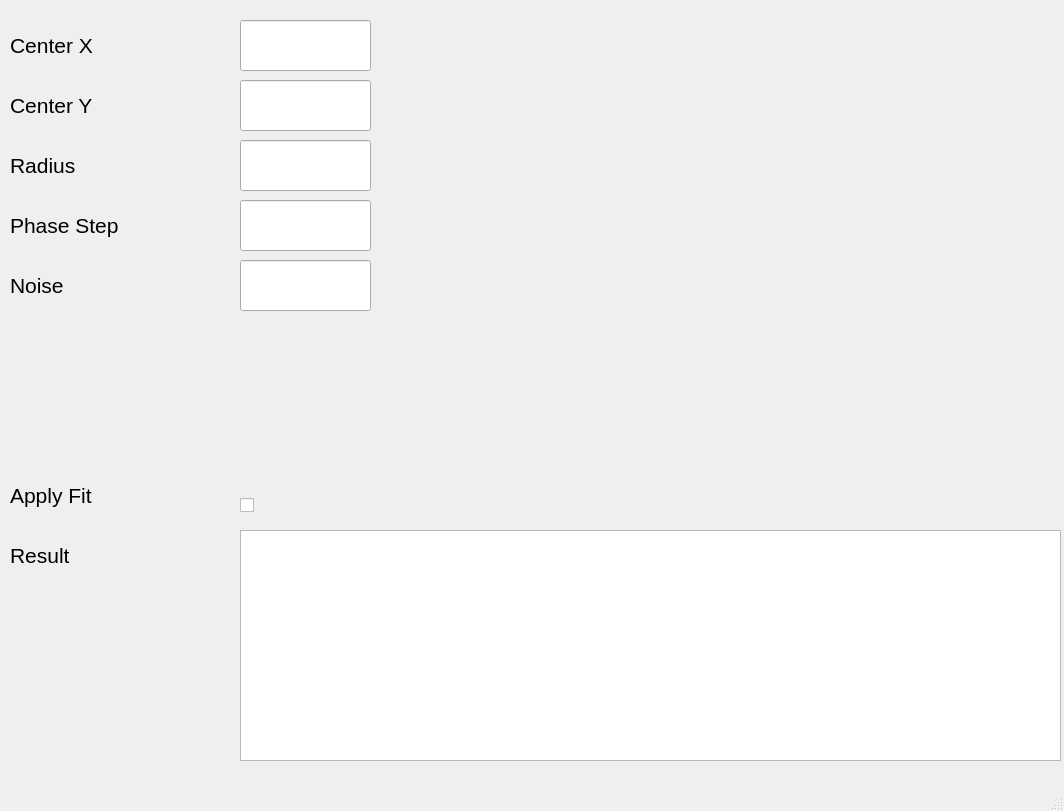
<?xml version="1.0" encoding="UTF-8"?>
<ui version="4.0">
 <class>mainwindow</class>
 <widget class="QMainWindow" name="mainwindow">
  <property name="geometry">
   <rect>
    <x>0</x>
    <y>0</y>
    <width>1064</width>
    <height>811</height>
   </rect>
  </property>
  <property name="windowTitle">
   <string>MainWindow</string>
  </property>
  <widget class="QWidget" name="centralwidget">
   <widget class="QLabel" name="label">
    <property name="geometry">
     <rect>
      <x>10</x>
      <y>20</y>
      <width>221</width>
      <height>51</height>
     </rect>
    </property>
    <property name="font">
     <font>
      <pointsize>16</pointsize>
     </font>
    </property>
    <property name="text">
     <string>Center X</string>
    </property>
   </widget>
   <widget class="QLabel" name="label_2">
    <property name="geometry">
     <rect>
      <x>10</x>
      <y>80</y>
      <width>221</width>
      <height>51</height>
     </rect>
    </property>
    <property name="font">
     <font>
      <pointsize>16</pointsize>
     </font>
    </property>
    <property name="text">
     <string>Center Y</string>
    </property>
   </widget>
   <widget class="QLabel" name="label_3">
    <property name="geometry">
     <rect>
      <x>10</x>
      <y>140</y>
      <width>221</width>
      <height>51</height>
     </rect>
    </property>
    <property name="font">
     <font>
      <pointsize>16</pointsize>
     </font>
    </property>
    <property name="text">
     <string>Radius</string>
    </property>
   </widget>
   <widget class="QLabel" name="label_4">
    <property name="geometry">
     <rect>
      <x>10</x>
      <y>260</y>
      <width>221</width>
      <height>51</height>
     </rect>
    </property>
    <property name="font">
     <font>
      <pointsize>16</pointsize>
     </font>
    </property>
    <property name="text">
     <string>Noise</string>
    </property>
   </widget>
   <widget class="QLabel" name="label_5">
    <property name="geometry">
     <rect>
      <x>10</x>
      <y>200</y>
      <width>221</width>
      <height>51</height>
     </rect>
    </property>
    <property name="font">
     <font>
      <pointsize>16</pointsize>
     </font>
    </property>
    <property name="text">
     <string>Phase Step</string>
    </property>
   </widget>
   <widget class="QLineEdit" name="xc">
    <property name="geometry">
     <rect>
      <x>240</x>
      <y>20</y>
      <width>131</width>
      <height>51</height>
     </rect>
    </property>
    <property name="font">
     <font>
      <pointsize>16</pointsize>
     </font>
    </property>
   </widget>
   <widget class="QLineEdit" name="yc">
    <property name="geometry">
     <rect>
      <x>240</x>
      <y>80</y>
      <width>131</width>
      <height>51</height>
     </rect>
    </property>
    <property name="font">
     <font>
      <pointsize>16</pointsize>
     </font>
    </property>
   </widget>
   <widget class="QLineEdit" name="rad">
    <property name="geometry">
     <rect>
      <x>240</x>
      <y>140</y>
      <width>131</width>
      <height>51</height>
     </rect>
    </property>
    <property name="font">
     <font>
      <pointsize>16</pointsize>
     </font>
    </property>
   </widget>
   <widget class="QLineEdit" name="ps">
    <property name="geometry">
     <rect>
      <x>240</x>
      <y>200</y>
      <width>131</width>
      <height>51</height>
     </rect>
    </property>
    <property name="font">
     <font>
      <pointsize>16</pointsize>
     </font>
    </property>
   </widget>
   <widget class="QLineEdit" name="noise">
    <property name="geometry">
     <rect>
      <x>240</x>
      <y>260</y>
      <width>131</width>
      <height>51</height>
     </rect>
    </property>
    <property name="font">
     <font>
      <pointsize>16</pointsize>
     </font>
    </property>
   </widget>
   <widget class="MplWidget" name="plot" native="true">
    <property name="geometry">
     <rect>
      <x>380</x>
      <y>10</y>
      <width>681</width>
      <height>511</height>
     </rect>
    </property>
   </widget>
   <widget class="QLabel" name="label_6">
    <property name="geometry">
     <rect>
      <x>10</x>
      <y>470</y>
      <width>221</width>
      <height>51</height>
     </rect>
    </property>
    <property name="font">
     <font>
      <pointsize>16</pointsize>
     </font>
    </property>
    <property name="text">
     <string>Apply Fit</string>
    </property>
   </widget>
   <widget class="QCheckBox" name="applyFit">
    <property name="geometry">
     <rect>
      <x>240</x>
      <y>490</y>
      <width>31</width>
      <height>31</height>
     </rect>
    </property>
    <property name="text">
     <string/>
    </property>
    <property name="iconSize">
     <size>
      <width>32</width>
      <height>32</height>
     </size>
    </property>
   </widget>
   <widget class="QLabel" name="label_7">
    <property name="geometry">
     <rect>
      <x>10</x>
      <y>530</y>
      <width>151</width>
      <height>51</height>
     </rect>
    </property>
    <property name="font">
     <font>
      <pointsize>16</pointsize>
     </font>
    </property>
    <property name="text">
     <string>Result</string>
    </property>
   </widget>
   <widget class="QTextEdit" name="fitResults">
    <property name="geometry">
     <rect>
      <x>240</x>
      <y>530</y>
      <width>821</width>
      <height>231</height>
     </rect>
    </property>
    <property name="font">
     <font>
      <pointsize>12</pointsize>
     </font>
    </property>
    <property name="readOnly">
     <bool>true</bool>
    </property>
   </widget>
  </widget>
  <widget class="QMenuBar" name="menubar">
   <property name="geometry">
    <rect>
     <x>0</x>
     <y>0</y>
     <width>1064</width>
     <height>21</height>
    </rect>
   </property>
  </widget>
  <widget class="QStatusBar" name="statusbar"/>
 </widget>
 <customwidgets>
  <customwidget>
   <class>MplWidget</class>
   <extends>QWidget</extends>
   <header>mplwidget</header>
   <container>1</container>
  </customwidget>
 </customwidgets>
 <resources/>
 <connections/>
</ui>
